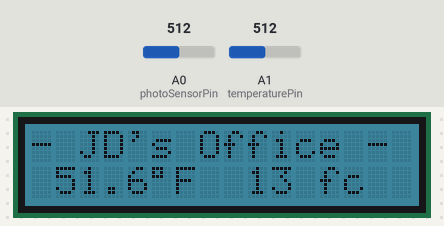
This sketch was run on a simulated Arduino Uno, built with avr-gcc and run on an emulated ATmega328P. Shown: 16×2 character LCD. The test bench sets the inputs (shaded band); at power-on: A1 (temperaturePin) = 512, A0 (photoSensorPin) = 512. What the sketch prints to the serial monitor is not drawn.

Above: at 1.2 s.
1.3 s: A1 (temperaturePin) set to 0
At 2.8 s:
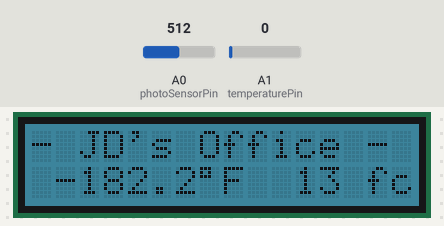
3.7 s: A1 (temperaturePin) set to 20
At 4.9 s:
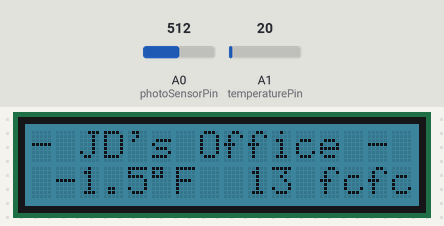
5.8 s: A0 (photoSensorPin) set to 716
At 7.0 s:
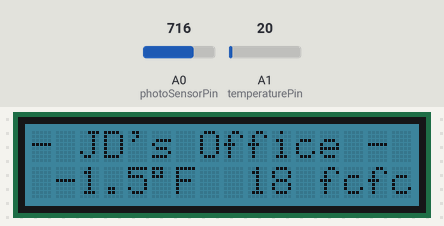
7.9 s: A0 (photoSensorPin) set to 900
At 9.1 s:
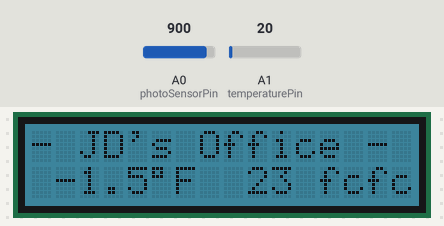
10.0 s: A1 (temperaturePin) set to 122
At 11.1 s:
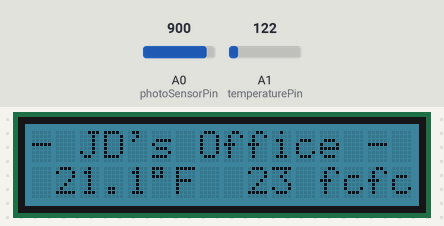
12.1 s: A0 (photoSensorPin) set to 1023
At 14.2 s:
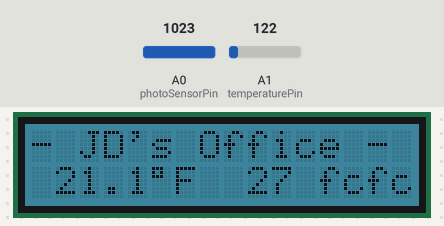
Timing chart, 0 to 15.3 s (numbered marks = the images above; inputs shaded):
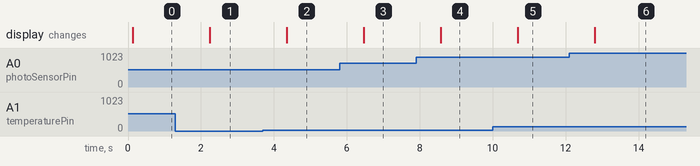

Measured:
- after the input at 1.3 s, the display: changes after 0.94 s (image 1)
- after the input at 3.7 s, the display: changes after 0.65 s (image 2)
- after the input at 5.8 s, the display: changes after 0.67 s (image 3)
- after the input at 7.9 s, the display: changes after 0.68 s (image 4)
- after the input at 10.0 s, the display: changes after 0.69 s (image 5)
- after the input at 12.1 s, the display: changes after 0.70 s (image 6)

The sketch:

JDs_Office_Sensors.ino
```cpp
/******************************************************************
 * This sketch draws inspiration and some code from:
 * Arduino 101 & Seeedstudio Grove Starter Kit for Arduino
/*****************************************************************/


// Include libraries for RGB LCD
#include <Wire.h>
#include "rgb_lcd.h"

// Initialize the LCD screen
rgb_lcd lcd;

const int photoSensorPin = A0;
const int temperaturePin = A1;

int lightLevel = -1;
int calibratedLightLevel = -2; // in footcandles
int maxThreshold = 0;     // for light level
int minThreshold = 1023;   // for light level

// Define the B-value of the thermistor.
// This value is a property of the thermistor used in the Grove - Temperature Sensor,
// and used to convert from the analog value it measures and a temperature value.
const int B = 3975;

const int colorR = 0;
const int colorG = 96;
const int colorB = 128;

void setup()
{
  Serial.begin(9600);

  lcd.begin(16, 2); //Initialize the 16x2 LCD
  lcd.setRGB(colorR, colorG, colorB);
  lcd.clear();
  lcd.print("- JD's Office -");
}

void loop()
{
  lightLevel = analogRead(photoSensorPin);

  // Conversion for using 5v power instead of 3.3v
  lightLevel = lightLevel / 1.515151;

  calibrateLightLevel(25);    // calibrates the light level with a calculated calibration ratio

  Serial.print("Light - Voltage: ");
  Serial.print(lightLevel);
  Serial.print(", Footcandles: ");
  Serial.print(calibratedLightLevel);
  Serial.print(";     ");

  float resistance;
  float degreesC;
  float degreesF;

  resistance = getResistance(temperaturePin);

  degreesC = 1/(log(resistance/10000)/B+1/298.15)-273.15;

  // Conversion for using 5v power instead of 3.3v
  // not sure why yet, but seems to be needed twice...
  degreesC = degreesC / 1.515151;
  degreesC = degreesC / 1.515151;

  degreesF = degreesC * (9.0 / 5.0) + 32.0;

  Serial.print("Temperature - Resistance: ");
  Serial.print(resistance);
  Serial.print(", °C: ");
  Serial.print(degreesC);
  Serial.print(", °F: ");
  Serial.print(degreesF);
  Serial.println(";");

  // Round temp to 1 decimal place
  char degreesFChars[10];
  dtostrf(degreesF, 3, 1, degreesFChars);

  lcd.setCursor(0, 1);   // Move to column 0, row 1 (second row)
  lcd.print(" ");
  lcd.print(degreesFChars);
  lcd.print((char)223);   // 223 represents '°' on this LCD (HD44780?)
  lcd.print("F  ");
  if (calibratedLightLevel < 10 && calibratedLightLevel >= 0) lcd.print("0");
  lcd.print(calibratedLightLevel);
  lcd.print(" fc");

  delay(1000);
}

void calibrateLightLevel(int calibrationConstant)
{
  calibratedLightLevel = lightLevel / calibrationConstant;
}

float getResistance(int pin)
{
  int rawValue = analogRead(pin);
  float resistance = (float)(1023-rawValue)*10000/rawValue;
  return resistance;
}
```
